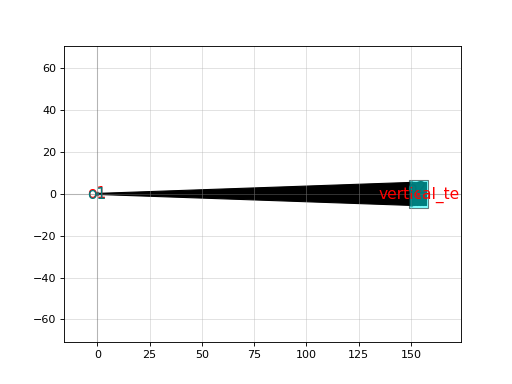

The script that drew this image:
import gdsfactory as gf

c = gf.components.grating_coupler_rectangular_arbitrary(gaps=(0.2, 0.2, 0.2, 0.2, 0.2, 0.2, 0.2, 0.2, 0.2, 0.2), widths=(0.5, 0.5, 0.5, 0.5, 0.5, 0.5, 0.5, 0.5, 0.5, 0.5), wg_width=0.5, width_grating=11.0, length_taper=150.0, layer=(1, 0), polarization='te', wavelength=1.55, layer_slab=(2, 0), slab_xmin=-1.0, slab_offset=1.0)
c.plot()
